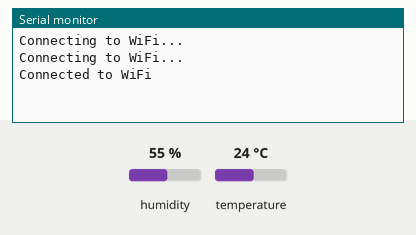
Recording of a sketch running on a simulated ESP32. On the bench: the last lines printed to the serial monitor. Inputs (shaded band) come from the test bench; at power-on: humidity 55 %, temperature 24 °C. WiFi joins after 1.5 s; servers stay silent unless stated; uploads are accepted with an empty reply.

Above: at 3.2 s.
3.3 s: humidity set to 22 %
At 14.0 s:
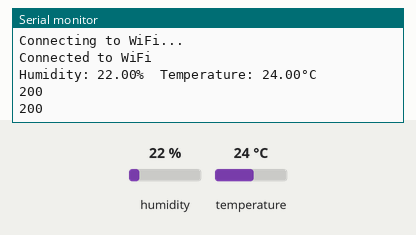
18.3 s: temperature set to 12 °C
At 22.87 s:
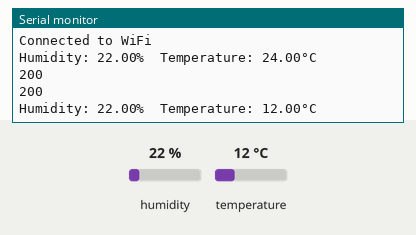
33.3 s: humidity set to 40 %
At 34.1 s:
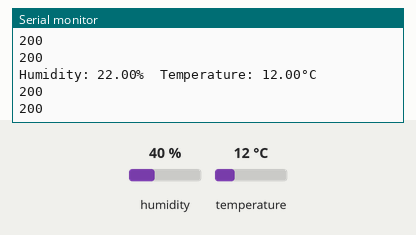

Measured:
- after the input at 3.3 s, the serial monitor: prints a new line after 8.7 s (image 1)
- after the input at 18.3 s, the serial monitor: prints a new line after 4.3 s (image 2)

The sketch:

DHT22_-_simpleWebRequestSensor.ino
```cpp
#include <WiFi.h>
#include <HTTPClient.h>

#include "DHT.h"
#define DHTPIN 5
#define DHTTYPE DHT22
DHT dht(DHTPIN, DHTTYPE);

const char* ssid = "WiFiSSIDHere";
const char* password = "WiFiPasswordHere";
const char* serverName = "http://serverIP:3010/api/dataset";

const char* sensorHumID = "";
const char* sensorTempID = "";

void setup() {
  Serial.begin(9600);

  dht.begin();

  WiFi.begin(ssid, password);

  while (WiFi.status() != WL_CONNECTED) {
    delay(1000);
    Serial.println("Connecting to WiFi...");
  }

  Serial.println("Connected to WiFi");
}

void loop() {
  delay(10000);

  float h = dht.readHumidity();
  float t = dht.readTemperature();

  if (isnan(h) || isnan(t)) {
    Serial.println(F("Failed to read from DHT sensor!"));
    return;
  }

  Serial.print(F("Humidity: "));
  Serial.print(h);
  Serial.print(F("%  Temperature: "));
  Serial.print(t);
  Serial.println(F("°C "));

  //Temperature
  sendRequest("sensorTemp", t);
  //Humidity
  sendRequest("sensorHum", h);
}

void sendRequest(String sID, float value) {
  if (WiFi.status() == WL_CONNECTED) {
    HTTPClient http;

    http.begin(serverName);
    http.addHeader("Content-Type", "application/json");

    if(sID == "sensorTemp"){
      String httpRequestData = "{\"sensorID\":\"" + String(sensorHumID)+ "\",\"value\":\"" + String(value)+"%" + "\"}";
      int httpResponseCode = http.POST(httpRequestData);
      showRequestError(http.POST(httpRequestData), http);

    } else if(sID == "sensorHum") {
      String httpRequestData = "{\"sensorID\":\"" + String(sensorTempID)+ "\",\"value\":\"" + String(value)+"° C" + "\"}";
      showRequestError(http.POST(httpRequestData), http);
    }
    http.end();
  } else {
    Serial.println("Error in WiFi connection");
  }
}

void showRequestError(int rc, HTTPClient &hc){
  if (rc > 0) {
    String response = hc.getString();
    Serial.println(rc);
    //Serial.println(response);
  } else {
    Serial.print("Error on sending POST: ");
    //Serial.println(rc);
  }
}
```
